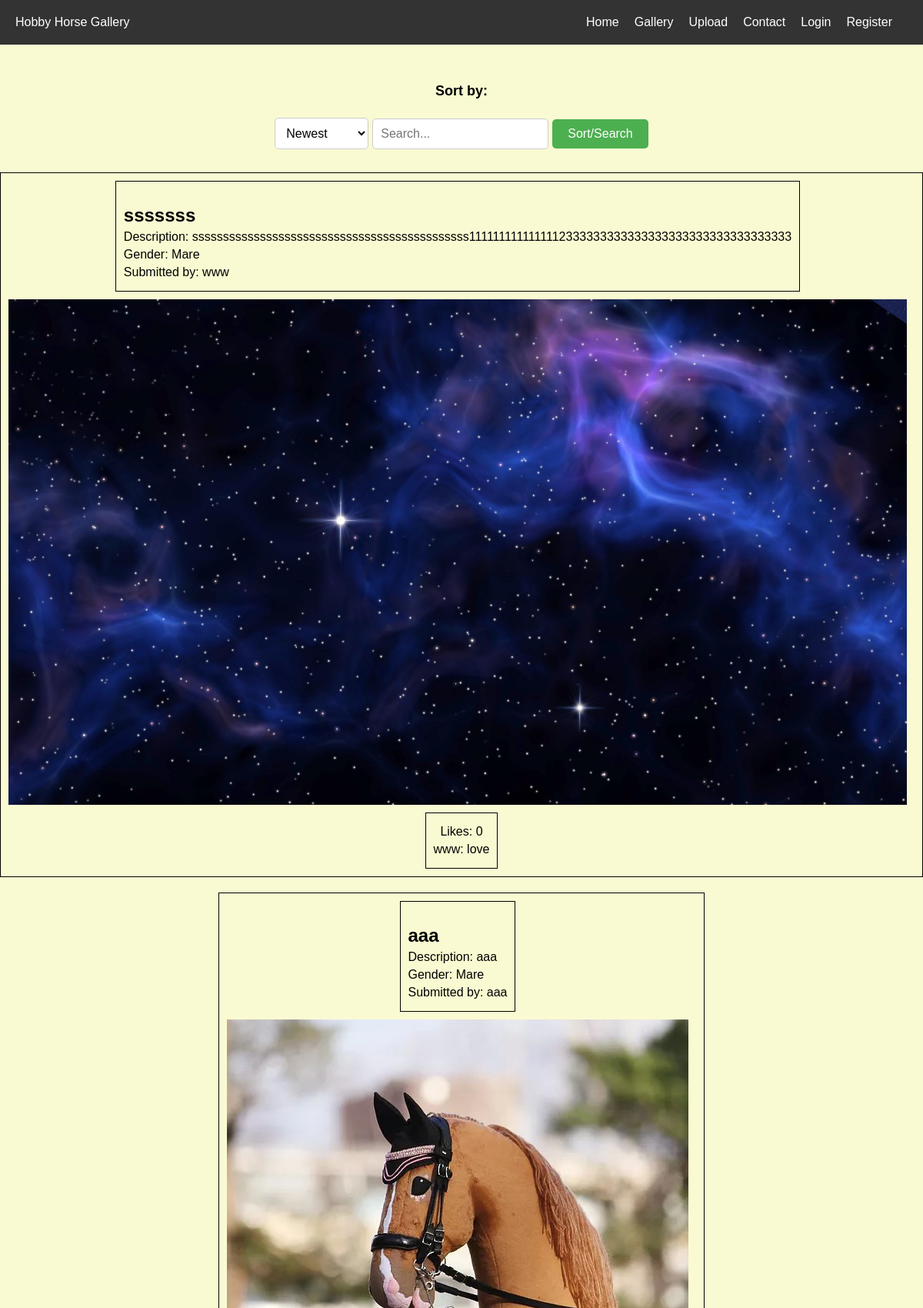
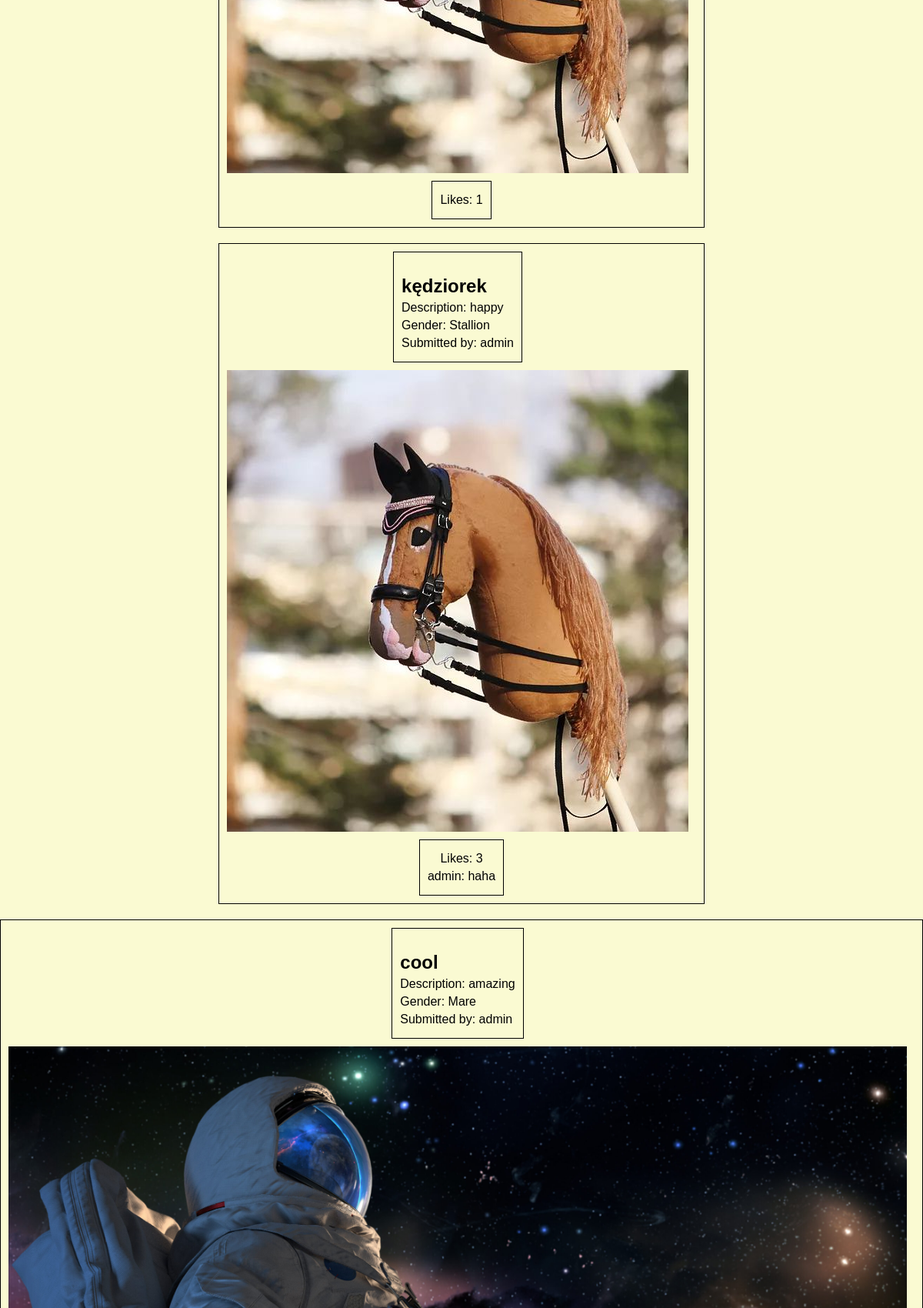
The page /gallery (upper part) on the database its author committed (2 pictures, top to bottom).
### tables this page shows
CREATE TABLE images (image_id INTEGER PRIMARY KEY, user_id INTEGER, image TEXT, title TEXT, description TEXT, gender TEXT, upvotes INTEGER DEFAULT 0, FOREIGN KEY (user_id) REFERENCES users(id));

CREATE TABLE users (id INTEGER PRIMARY KEY, username TEXT, password TEXT);

CREATE TABLE reviews (review_id INTEGER PRIMARY KEY, image_id INTEGER, user_id INTEGER, comment TEXT, FOREIGN KEY (image_id) REFERENCES images(image_id) ON DELETE CASCADE, FOREIGN KEY (user_id) REFERENCES users(id));

### app.py (the view)
@app.route('/gallery', methods=["GET", "POST"])
def gallery():
    sort = 'newest'
    search = ''
    if request.method == "POST":
        if request.form['sort']:
            sort = request.form['sort']
        if request.form['search']:
            search = request.form['search']
    if session.get("user_id"):
        user_id = session['user_id']
    else:
        user_id = 0
    if sort == 'newest':
        files = db.execute("SELECT * FROM images JOIN users ON users.id = images.user_id ORDER BY images.image_id DESC")
    elif sort == 'oldest':
        files = db.execute("SELECT * FROM images JOIN users ON users.id = images.user_id ORDER BY images.image_id ASC")
    elif sort == 'upvoted':
        files = db.execute("SELECT * FROM images JOIN users ON users.id = images.user_id ORDER BY images.upvotes DESC")
    elif sort == 'random':
        files = db.execute("SELECT * FROM images JOIN users ON users.id = images.user_id ORDER BY RANDOM()")
    else:
        return "sorting error"
    if search:
        formatted_search = '%{}%'.format(search)
        files = db.execute("SELECT * FROM images JOIN users ON users.id = images.user_id WHERE title LIKE ? ORDER BY images.image_id DESC", formatted_search)
    return render_template('gallery.html', files=files, image_exist=image_exist, get_image_rating=get_image_rating, vote_check=vote_check, user_id=user_id, get_comment=get_comment)

### app.py (called while the page is built)
def image_exist(image):
    return os.path.exists(os.path.join(app.config['UPLOAD_FOLDER'], image))

def get_comment(id):
    query = db.execute("SELECT * FROM reviews WHERE image_id = ?", id)
    if query:
        comments = []
        for answers in query:
            username = db.execute("SELECT username FROM users WHERE id = ?", answers['user_id'])[0]['username']
            dictionary = {'comment': answers['comment'], 'username': username}
            comments.append(dictionary)
        return comments
    else:
        return False

@app.context_processor
def inject_layout():
    if 'user_id' in session:
        logged_in = True
    else:
        logged_in = False
    return dict(logged_in=logged_in)

### helpers.py (called while the page is built)
def get_image_rating(id):
    rating = db.execute("SELECT upvotes FROM images WHERE image_id = ?", id)
    value = None
    for row in rating:
        value = row['upvotes']
        break
    return value

### templates/gallery.html (shortened to what this page needs)
{% extends "layout.html" %}
{% block main %}
    <form action="/gallery" method="post" class="center" style="margin-bottom: 30px;">
        <h4>Sort by:</h4>
        <select name="sort">
            <option value="newest">Newest</option>
        </select>
        <input name="search" autocomplete="off" placeholder="Search...">
        <button type="submit">Sort/Search</button>
    </form>
    <div class="gallery">
        {% for file in files %}
        {% if file.image.endswith('.jpg') or file.image.endswith('.jpeg') or file.image.endswith('.png') %}
            {% if image_exist(file.image) %}
            <div class="galleryrow">
                <div class="image-info">
                    <h2>{{ file.title }}</h2>
                    <p>Description: {{ file.description }}</p>
                    <p>Gender: {{ file.gender }}</p>
                    <p>Submitted by: {{ file.username }}</p>
                </div>
                <div class="image-container">
                    <img src="{{ url_for('static', filename=file.image) }}" alt="{{ file.title }}">
                </div>
                <div class="upvotes">
                    <p>Likes: <span class="rating">{{ get_image_rating(file.image_id) }}</span></p>
                    {% if get_comment(file.image_id) %}
                        {% for comments in get_comment(file.image_id) %}
                            <div class="review">
                                <p> {{ comments['username'] }}: {{ comments['comment'] }}</p>
                            </div>
                        {% endfor %}
                    {% endif %}
                </div>
            </div>
            {% endif %}
        {% endif %}
    {% endfor %}
{% endblock %}

### templates/layout.html (shortened to what this page needs)
<!DOCTYPE html>
<html lang="en">
    <head>
        <link rel="stylesheet" type="text/css" href="../static/styles.css">
    </head>
    <body>
        <nav>
            <div class="logo">Hobby Horse Gallery</div>
            <ul class="nav-links">
                <li><a href="/">Home</a></li>
                <li><a href="/gallery">Gallery</a></li>
                <li><a href="/upload">Upload</a></li>
                <li><a href="/contact">Contact</a></li>
                {% if logged_in %}
                    <li><a href="/logout">Logout</a></li>
                {% else %}
                    <li><a href="/login">Login</a></li>
                    <li><a href="/register">Register</a></li>
                {% endif %}
            </ul>
        </nav>
        <div>
            {% block main %}{% endblock %}
        </div>
    </body>
</html>

### static/styles.css (style rules this page uses)
nav { background-color: #333; color: white; display: flex; justify-content: space-between; align-items: center; padding: 20px; }
.nav-links { list-style: none; display: flex; margin: 0; padding: 0; }
.nav-links li { margin-right: 20px; }
.nav-links li a { color: white; text-decoration: none; }
body { margin: 0; background-color: lightgoldenrodyellow; font-family: Arial, sans-serif; }
img { width: auto; height: auto; }
.center { text-align: center; font-size: large; margin-top: 50px; }
.gallery { display: flex; flex-wrap: wrap; justify-content: center; }
.galleryrow { display: flex; flex-direction: column; align-items: center; padding: 10px; border: 1px solid black; margin-bottom: 20px; }
.galleryrow h2 { font-size: 1.5rem; margin-bottom: 5px; }
.galleryrow p { margin: 5px 0; }
.galleryrow img { max-width: 100%; height: auto; margin-top: 10px; margin-bottom: 10px; }
.image-info { flex: 1; padding: 10px; border: 1px solid black; margin-right: 10px; }
.image-container { flex: 1; margin-right: 10px; }
.image-container img { max-width: 100%; height: auto; display: block; }
.upvotes { flex: 1; padding: 10px; border: 1px solid black; text-align: center; }
button { display: inline-block; padding: 10px 20px; font-size: 16px; cursor: pointer; text-align: center; text-decoration: none; outline: none; border: none; border-radius: 5px; background-color: #4CAF50; color: white; transition: background-color 0.3s; margin: auto; }
select { padding: 10px; font-size: 16px; cursor: pointer; outline: none; border: 1px solid #ccc; border-radius: 5px; background-color: #fff; margin: auto; }
input { padding: 10px; font-size: 16px; outline: none; border: 1px solid #ccc; border-radius: 5px; background-color: #fff; margin: auto; }

### rows shown on the page
images: title "sssssss", description "sssssssssssssssssssssssssssssssssssssssssssss1111111111111112333333333333333333333333333333333", gender "Mare", username "www", image (picture), upvotes "0"
users: username "www"
reviews: comment "love"
images: title "aaa", description "aaa", gender "Mare", username "aaa", image (picture), upvotes "1"
images: title "kędziorek", description "happy", gender "Stallion", username "admin", image (picture), upvotes "3"
users: username "admin"
reviews: comment "haha"
images: title "cool", description "amazing", gender "Mare", username "admin", image (picture)
